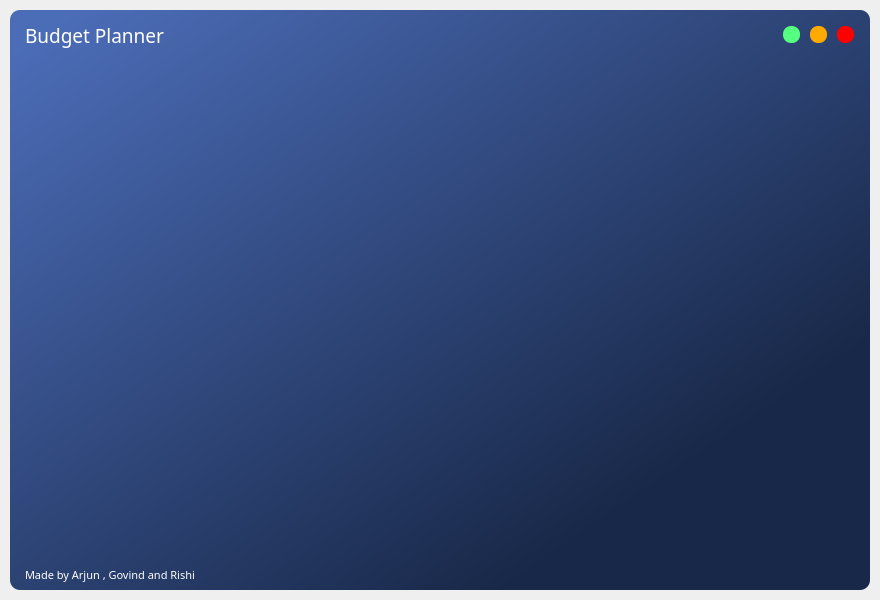
<?xml version="1.0" encoding="UTF-8"?>
<ui version="4.0">
 <class>MainWindow</class>
 <widget class="QMainWindow" name="MainWindow">
  <property name="geometry">
   <rect>
    <x>0</x>
    <y>0</y>
    <width>880</width>
    <height>600</height>
   </rect>
  </property>
  <property name="windowTitle">
   <string>MainWindow</string>
  </property>
  <widget class="QWidget" name="centralwidget">
   <layout class="QVBoxLayout" name="drop_shadow_layout">
    <property name="spacing">
     <number>0</number>
    </property>
    <property name="leftMargin">
     <number>10</number>
    </property>
    <property name="topMargin">
     <number>10</number>
    </property>
    <property name="rightMargin">
     <number>10</number>
    </property>
    <property name="bottomMargin">
     <number>10</number>
    </property>
    <item>
     <widget class="QFrame" name="drop_shadow_frame">
      <property name="styleSheet">
       <string notr="true">background-color: qlineargradient(spread:pad, x1:0.0284091, y1:0.045, x2:0.960227, y2:0.972, stop:0 rgba(75, 108, 183, 255), stop:0.806818 rgba(24, 40, 72, 255));
border-radius:10px
</string>
      </property>
      <property name="frameShape">
       <enum>QFrame::NoFrame</enum>
      </property>
      <property name="frameShadow">
       <enum>QFrame::Raised</enum>
      </property>
      <layout class="QVBoxLayout" name="verticalLayout">
       <property name="spacing">
        <number>0</number>
       </property>
       <property name="leftMargin">
        <number>0</number>
       </property>
       <property name="topMargin">
        <number>0</number>
       </property>
       <property name="rightMargin">
        <number>0</number>
       </property>
       <property name="bottomMargin">
        <number>0</number>
       </property>
       <item>
        <widget class="QFrame" name="title_bar">
         <property name="maximumSize">
          <size>
           <width>16777215</width>
           <height>50</height>
          </size>
         </property>
         <property name="styleSheet">
          <string notr="true">background-color:none</string>
         </property>
         <property name="frameShape">
          <enum>QFrame::NoFrame</enum>
         </property>
         <property name="frameShadow">
          <enum>QFrame::Raised</enum>
         </property>
         <layout class="QHBoxLayout" name="horizontalLayout">
          <property name="spacing">
           <number>0</number>
          </property>
          <property name="leftMargin">
           <number>0</number>
          </property>
          <property name="topMargin">
           <number>0</number>
          </property>
          <property name="rightMargin">
           <number>0</number>
          </property>
          <property name="bottomMargin">
           <number>0</number>
          </property>
          <item>
           <widget class="QFrame" name="frame_title">
            <property name="minimumSize">
             <size>
              <width>0</width>
              <height>50</height>
             </size>
            </property>
            <property name="frameShape">
             <enum>QFrame::StyledPanel</enum>
            </property>
            <property name="frameShadow">
             <enum>QFrame::Raised</enum>
            </property>
            <layout class="QVBoxLayout" name="verticalLayout_2">
             <property name="spacing">
              <number>0</number>
             </property>
             <property name="leftMargin">
              <number>15</number>
             </property>
             <property name="topMargin">
              <number>0</number>
             </property>
             <property name="rightMargin">
              <number>0</number>
             </property>
             <property name="bottomMargin">
              <number>0</number>
             </property>
             <item>
              <widget class="QLabel" name="label_title">
               <property name="font">
                <font>
                 <family>Bahnschrift Light</family>
                 <pointsize>14</pointsize>
                </font>
               </property>
               <property name="styleSheet">
                <string notr="true">color: rgb(255, 255, 255);</string>
               </property>
               <property name="text">
                <string>Budget Planner</string>
               </property>
              </widget>
             </item>
            </layout>
           </widget>
          </item>
          <item>
           <widget class="QFrame" name="frame_buttons">
            <property name="maximumSize">
             <size>
              <width>100</width>
              <height>16777215</height>
             </size>
            </property>
            <property name="frameShape">
             <enum>QFrame::StyledPanel</enum>
            </property>
            <property name="frameShadow">
             <enum>QFrame::Raised</enum>
            </property>
            <layout class="QHBoxLayout" name="horizontalLayout_2">
             <item>
              <widget class="QPushButton" name="bt_minimise">
               <property name="maximumSize">
                <size>
                 <width>17</width>
                 <height>17</height>
                </size>
               </property>
               <property name="toolTip">
                <string>Minimise</string>
               </property>
               <property name="toolTipDuration">
                <number>-1</number>
               </property>
               <property name="styleSheet">
                <string notr="true">QPushButton {
	border:none;
	border-radius:8px;
	
	background-color: rgb(85, 255, 127);
	
}

QPushButton:hover {
	background-color: rgb(85, 255, 127,150);
	
}
</string>
               </property>
               <property name="text">
                <string/>
               </property>
              </widget>
             </item>
             <item>
              <widget class="QPushButton" name="bt_maximise">
               <property name="maximumSize">
                <size>
                 <width>17</width>
                 <height>17</height>
                </size>
               </property>
               <property name="toolTip">
                <string>Maximise</string>
               </property>
               <property name="toolTipDuration">
                <number>-1</number>
               </property>
               <property name="styleSheet">
                <string notr="true">QPushButton {
    border:none;
    border-radius:8px;
    
    background-color: rgb(255, 170, 0);
    
}

QPushButton:hover {
    background-color: rgb(255, 170, 0 ,150);
    
}</string>
               </property>
               <property name="text">
                <string/>
               </property>
              </widget>
             </item>
             <item>
              <widget class="QPushButton" name="bt_close">
               <property name="maximumSize">
                <size>
                 <width>17</width>
                 <height>17</height>
                </size>
               </property>
               <property name="toolTip">
                <string>Close</string>
               </property>
               <property name="toolTipDuration">
                <number>-1</number>
               </property>
               <property name="styleSheet">
                <string notr="true">QPushButton {
    border:none;
    border-radius:8px;
    
    background-color: rgb(255, 0, 0);
    
}

QPushButton:hover {
    background-color: rgb(255, 0, 0,150);
    
}</string>
               </property>
               <property name="text">
                <string/>
               </property>
              </widget>
             </item>
            </layout>
           </widget>
          </item>
         </layout>
        </widget>
       </item>
       <item>
        <widget class="QFrame" name="content_bar">
         <property name="styleSheet">
          <string notr="true">background-color:none</string>
         </property>
         <property name="frameShape">
          <enum>QFrame::StyledPanel</enum>
         </property>
         <property name="frameShadow">
          <enum>QFrame::Raised</enum>
         </property>
         <layout class="QVBoxLayout" name="verticalLayout_3">
          <item>
           <widget class="QStackedWidget" name="stackedWidget">
            <widget class="QWidget" name="page"/>
            <widget class="QWidget" name="page_2"/>
           </widget>
          </item>
         </layout>
        </widget>
       </item>
       <item>
        <widget class="QFrame" name="credits_bar">
         <property name="maximumSize">
          <size>
           <width>16777215</width>
           <height>30</height>
          </size>
         </property>
         <property name="styleSheet">
          <string notr="true">background-color:none</string>
         </property>
         <property name="frameShape">
          <enum>QFrame::NoFrame</enum>
         </property>
         <property name="frameShadow">
          <enum>QFrame::Raised</enum>
         </property>
         <layout class="QHBoxLayout" name="horizontalLayout_3">
          <property name="spacing">
           <number>0</number>
          </property>
          <property name="leftMargin">
           <number>0</number>
          </property>
          <property name="topMargin">
           <number>0</number>
          </property>
          <property name="rightMargin">
           <number>0</number>
          </property>
          <property name="bottomMargin">
           <number>0</number>
          </property>
          <item>
           <widget class="QFrame" name="frame_credit_label">
            <property name="frameShape">
             <enum>QFrame::NoFrame</enum>
            </property>
            <property name="frameShadow">
             <enum>QFrame::Raised</enum>
            </property>
            <layout class="QHBoxLayout" name="horizontalLayout_4">
             <property name="spacing">
              <number>0</number>
             </property>
             <property name="leftMargin">
              <number>15</number>
             </property>
             <property name="topMargin">
              <number>0</number>
             </property>
             <property name="rightMargin">
              <number>0</number>
             </property>
             <property name="bottomMargin">
              <number>0</number>
             </property>
             <item>
              <widget class="QLabel" name="label_credits">
               <property name="font">
                <font>
                 <family>Bahnschrift Light</family>
                 <pointsize>8</pointsize>
                </font>
               </property>
               <property name="styleSheet">
                <string notr="true">color: rgb(255, 255, 255);</string>
               </property>
               <property name="text">
                <string>Made by Arjun , Govind and Rishi </string>
               </property>
              </widget>
             </item>
            </layout>
           </widget>
          </item>
          <item>
           <widget class="QFrame" name="frame_grip">
            <property name="minimumSize">
             <size>
              <width>30</width>
              <height>30</height>
             </size>
            </property>
            <property name="maximumSize">
             <size>
              <width>30</width>
              <height>30</height>
             </size>
            </property>
            <property name="frameShape">
             <enum>QFrame::StyledPanel</enum>
            </property>
            <property name="frameShadow">
             <enum>QFrame::Raised</enum>
            </property>
           </widget>
          </item>
         </layout>
        </widget>
       </item>
      </layout>
     </widget>
    </item>
   </layout>
  </widget>
 </widget>
 <resources/>
 <connections/>
</ui>
